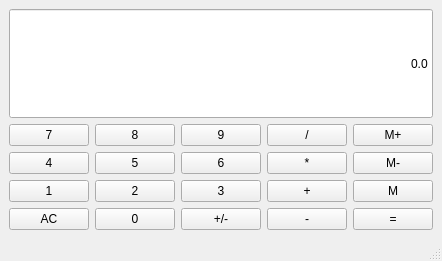
<?xml version="1.0" encoding="UTF-8"?>
<ui version="4.0">
 <class>Calculator</class>
 <widget class="QMainWindow" name="Calculator">
  <property name="geometry">
   <rect>
    <x>0</x>
    <y>0</y>
    <width>442</width>
    <height>261</height>
   </rect>
  </property>
  <property name="windowTitle">
   <string>Calculator</string>
  </property>
  <widget class="QWidget" name="centralwidget">
   <layout class="QGridLayout" name="gridLayout">
    <item row="4" column="0">
     <widget class="QPushButton" name="Clear">
      <property name="sizePolicy">
       <sizepolicy hsizetype="Preferred" vsizetype="Preferred">
        <horstretch>0</horstretch>
        <verstretch>0</verstretch>
       </sizepolicy>
      </property>
      <property name="styleSheet">
       <string notr="true"/>
      </property>
      <property name="text">
       <string>AC</string>
      </property>
     </widget>
    </item>
    <item row="1" column="4">
     <widget class="QPushButton" name="MemAdd">
      <property name="sizePolicy">
       <sizepolicy hsizetype="Preferred" vsizetype="Preferred">
        <horstretch>0</horstretch>
        <verstretch>0</verstretch>
       </sizepolicy>
      </property>
      <property name="styleSheet">
       <string notr="true"/>
      </property>
      <property name="text">
       <string>M+</string>
      </property>
     </widget>
    </item>
    <item row="0" column="0" colspan="5">
     <widget class="QLineEdit" name="Display">
      <property name="sizePolicy">
       <sizepolicy hsizetype="Preferred" vsizetype="Expanding">
        <horstretch>0</horstretch>
        <verstretch>0</verstretch>
       </sizepolicy>
      </property>
      <property name="styleSheet">
       <string notr="true"/>
      </property>
      <property name="text">
       <string>0.0</string>
      </property>
      <property name="alignment">
       <set>Qt::AlignRight|Qt::AlignTrailing|Qt::AlignVCenter</set>
      </property>
     </widget>
    </item>
    <item row="4" column="1">
     <widget class="QPushButton" name="Button0">
      <property name="sizePolicy">
       <sizepolicy hsizetype="Preferred" vsizetype="Preferred">
        <horstretch>0</horstretch>
        <verstretch>0</verstretch>
       </sizepolicy>
      </property>
      <property name="styleSheet">
       <string notr="true"/>
      </property>
      <property name="text">
       <string>0</string>
      </property>
     </widget>
    </item>
    <item row="1" column="2">
     <widget class="QPushButton" name="Button9">
      <property name="sizePolicy">
       <sizepolicy hsizetype="Preferred" vsizetype="Preferred">
        <horstretch>0</horstretch>
        <verstretch>0</verstretch>
       </sizepolicy>
      </property>
      <property name="styleSheet">
       <string notr="true"/>
      </property>
      <property name="text">
       <string>9</string>
      </property>
     </widget>
    </item>
    <item row="4" column="3">
     <widget class="QPushButton" name="Subtract">
      <property name="sizePolicy">
       <sizepolicy hsizetype="Preferred" vsizetype="Preferred">
        <horstretch>0</horstretch>
        <verstretch>0</verstretch>
       </sizepolicy>
      </property>
      <property name="styleSheet">
       <string notr="true"/>
      </property>
      <property name="text">
       <string>-</string>
      </property>
     </widget>
    </item>
    <item row="3" column="4">
     <widget class="QPushButton" name="MemGet">
      <property name="sizePolicy">
       <sizepolicy hsizetype="Preferred" vsizetype="Preferred">
        <horstretch>0</horstretch>
        <verstretch>0</verstretch>
       </sizepolicy>
      </property>
      <property name="styleSheet">
       <string notr="true"/>
      </property>
      <property name="text">
       <string>M</string>
      </property>
     </widget>
    </item>
    <item row="2" column="1">
     <widget class="QPushButton" name="Button5">
      <property name="sizePolicy">
       <sizepolicy hsizetype="Preferred" vsizetype="Preferred">
        <horstretch>0</horstretch>
        <verstretch>0</verstretch>
       </sizepolicy>
      </property>
      <property name="styleSheet">
       <string notr="true"/>
      </property>
      <property name="text">
       <string>5</string>
      </property>
     </widget>
    </item>
    <item row="4" column="4">
     <widget class="QPushButton" name="Equals">
      <property name="sizePolicy">
       <sizepolicy hsizetype="Preferred" vsizetype="Preferred">
        <horstretch>0</horstretch>
        <verstretch>0</verstretch>
       </sizepolicy>
      </property>
      <property name="styleSheet">
       <string notr="true"/>
      </property>
      <property name="text">
       <string>=</string>
      </property>
     </widget>
    </item>
    <item row="1" column="3">
     <widget class="QPushButton" name="Divide">
      <property name="sizePolicy">
       <sizepolicy hsizetype="Preferred" vsizetype="Preferred">
        <horstretch>0</horstretch>
        <verstretch>0</verstretch>
       </sizepolicy>
      </property>
      <property name="styleSheet">
       <string notr="true"/>
      </property>
      <property name="text">
       <string>/</string>
      </property>
     </widget>
    </item>
    <item row="4" column="2">
     <widget class="QPushButton" name="ChangeSign">
      <property name="sizePolicy">
       <sizepolicy hsizetype="Preferred" vsizetype="Preferred">
        <horstretch>0</horstretch>
        <verstretch>0</verstretch>
       </sizepolicy>
      </property>
      <property name="styleSheet">
       <string notr="true"/>
      </property>
      <property name="text">
       <string>+/-</string>
      </property>
     </widget>
    </item>
    <item row="2" column="4">
     <widget class="QPushButton" name="MemClear">
      <property name="sizePolicy">
       <sizepolicy hsizetype="Preferred" vsizetype="Preferred">
        <horstretch>0</horstretch>
        <verstretch>0</verstretch>
       </sizepolicy>
      </property>
      <property name="styleSheet">
       <string notr="true"/>
      </property>
      <property name="text">
       <string>M-</string>
      </property>
     </widget>
    </item>
    <item row="1" column="1">
     <widget class="QPushButton" name="Button8">
      <property name="sizePolicy">
       <sizepolicy hsizetype="Preferred" vsizetype="Preferred">
        <horstretch>0</horstretch>
        <verstretch>0</verstretch>
       </sizepolicy>
      </property>
      <property name="styleSheet">
       <string notr="true"/>
      </property>
      <property name="text">
       <string>8</string>
      </property>
     </widget>
    </item>
    <item row="2" column="0">
     <widget class="QPushButton" name="Button4">
      <property name="sizePolicy">
       <sizepolicy hsizetype="Preferred" vsizetype="Preferred">
        <horstretch>0</horstretch>
        <verstretch>0</verstretch>
       </sizepolicy>
      </property>
      <property name="styleSheet">
       <string notr="true"/>
      </property>
      <property name="text">
       <string>4</string>
      </property>
     </widget>
    </item>
    <item row="3" column="2">
     <widget class="QPushButton" name="Button3">
      <property name="sizePolicy">
       <sizepolicy hsizetype="Preferred" vsizetype="Preferred">
        <horstretch>0</horstretch>
        <verstretch>0</verstretch>
       </sizepolicy>
      </property>
      <property name="styleSheet">
       <string notr="true"/>
      </property>
      <property name="text">
       <string>3</string>
      </property>
     </widget>
    </item>
    <item row="3" column="1">
     <widget class="QPushButton" name="Button2">
      <property name="sizePolicy">
       <sizepolicy hsizetype="Preferred" vsizetype="Preferred">
        <horstretch>0</horstretch>
        <verstretch>0</verstretch>
       </sizepolicy>
      </property>
      <property name="styleSheet">
       <string notr="true"/>
      </property>
      <property name="text">
       <string>2</string>
      </property>
     </widget>
    </item>
    <item row="1" column="0">
     <widget class="QPushButton" name="Button7">
      <property name="sizePolicy">
       <sizepolicy hsizetype="Preferred" vsizetype="Preferred">
        <horstretch>0</horstretch>
        <verstretch>0</verstretch>
       </sizepolicy>
      </property>
      <property name="styleSheet">
       <string notr="true"/>
      </property>
      <property name="text">
       <string>7</string>
      </property>
     </widget>
    </item>
    <item row="2" column="2">
     <widget class="QPushButton" name="Button6">
      <property name="sizePolicy">
       <sizepolicy hsizetype="Preferred" vsizetype="Preferred">
        <horstretch>0</horstretch>
        <verstretch>0</verstretch>
       </sizepolicy>
      </property>
      <property name="styleSheet">
       <string notr="true"/>
      </property>
      <property name="text">
       <string>6</string>
      </property>
     </widget>
    </item>
    <item row="3" column="3">
     <widget class="QPushButton" name="Add">
      <property name="sizePolicy">
       <sizepolicy hsizetype="Preferred" vsizetype="Preferred">
        <horstretch>0</horstretch>
        <verstretch>0</verstretch>
       </sizepolicy>
      </property>
      <property name="styleSheet">
       <string notr="true"/>
      </property>
      <property name="text">
       <string>+</string>
      </property>
     </widget>
    </item>
    <item row="3" column="0">
     <widget class="QPushButton" name="Button1">
      <property name="sizePolicy">
       <sizepolicy hsizetype="Preferred" vsizetype="Preferred">
        <horstretch>0</horstretch>
        <verstretch>0</verstretch>
       </sizepolicy>
      </property>
      <property name="styleSheet">
       <string notr="true"/>
      </property>
      <property name="text">
       <string>1</string>
      </property>
     </widget>
    </item>
    <item row="2" column="3">
     <widget class="QPushButton" name="Multiply">
      <property name="sizePolicy">
       <sizepolicy hsizetype="Preferred" vsizetype="Preferred">
        <horstretch>0</horstretch>
        <verstretch>0</verstretch>
       </sizepolicy>
      </property>
      <property name="styleSheet">
       <string notr="true"/>
      </property>
      <property name="text">
       <string>*</string>
      </property>
     </widget>
    </item>
   </layout>
  </widget>
  <widget class="QMenuBar" name="menubar">
   <property name="geometry">
    <rect>
     <x>0</x>
     <y>0</y>
     <width>442</width>
     <height>20</height>
    </rect>
   </property>
  </widget>
  <widget class="QStatusBar" name="statusbar"/>
 </widget>
 <resources/>
 <connections/>
</ui>
